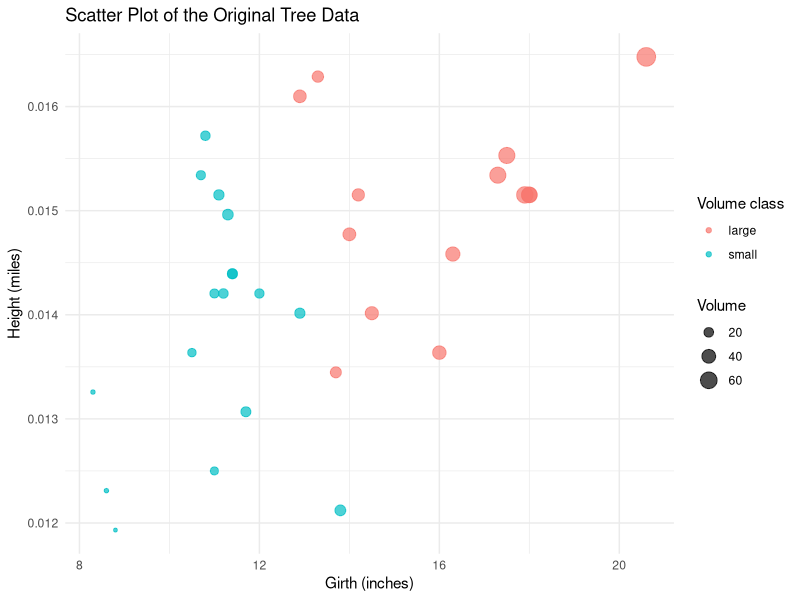
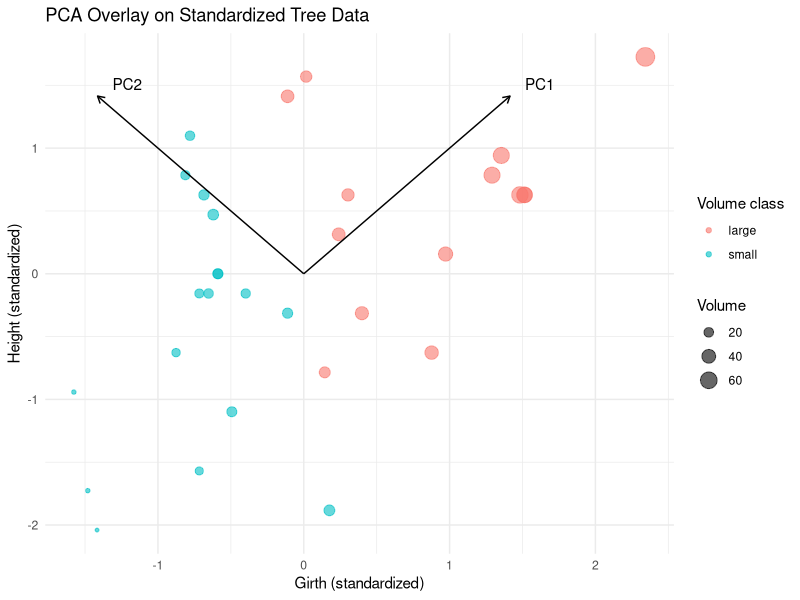
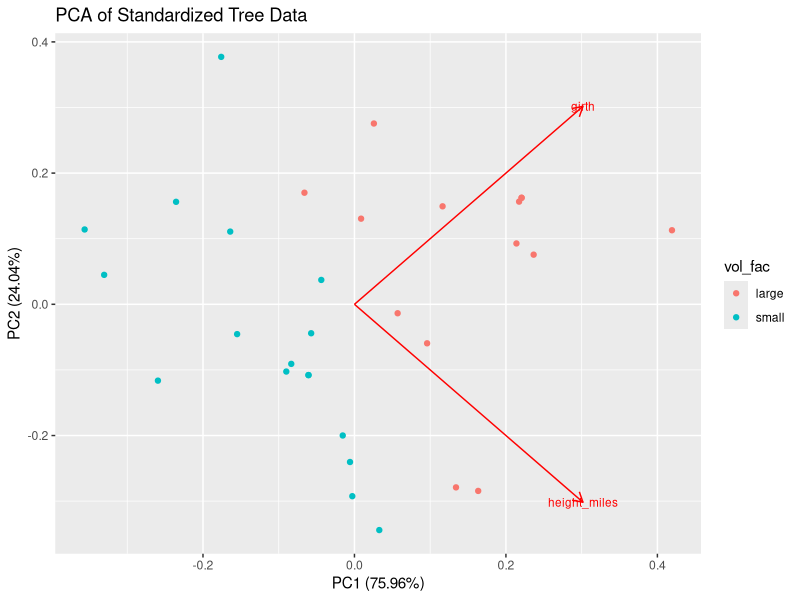

Recreate these plots in R, in order.
## ---- chunk 1
knitr::opts_chunk$set(echo = TRUE)
# Load necessary libraries
library(dplyr)
library(ggplot2)
if (!require("ggfortify")) install.packages("ggfortify")
library(ggfortify)  # For using autoplot with PCA
# Load data
data(trees)

# Add a factor column for volume class
trees$vol_fac <- factor(ifelse(trees$Volume > 25, "large", "small"))
trees$height_miles <- trees$Height / 5280
ggplot(trees, aes(x = Girth, y = height_miles, color = vol_fac, size = Volume)) +
  geom_point(alpha = 0.7) +
  labs(
    title = "Scatter Plot of the Original Tree Data",
    x = "Girth (inches)",
    y = "Height (miles)",
    color = "Volume class",
    size = "Volume"
  ) +
  theme_minimal()
# Create matrix and standardize
tree_mx <- cbind("height_miles" = trees$height_miles, "girth" = trees$Girth)
trees_scaled <- scale(tree_mx)

# Perform PCA on standardized data
tree_pca_scaled <- prcomp(tree_mx, center = TRUE, scale. = TRUE)
summary(tree_pca_scaled)
# Prepare segments for PC1 and PC2
pc1 <- tree_pca_scaled$rotation[, 1]
pc2 <- tree_pca_scaled$rotation[, 2]

segments_df <- data.frame(
  x1 = c(0, 0), y1 = c(0, 0),
  x2 = c(pc1[1] * 2, pc2[1] * 2),  
  y2 = c(pc1[2] * 2, pc2[2] * 2),  
  segment = c("PC1", "PC2")
)

# Plot with PCA components
ggplot(as.data.frame(trees_scaled), aes(x = girth, y = height_miles)) +
  geom_point(aes(size = trees$Volume, color = trees$vol_fac), alpha = 0.6) +
  geom_segment(data = segments_df, aes(x = x1, y = y1, xend = x2, yend = y2),
               arrow = arrow(length = unit(0.2, "cm")), color = "black") +
  geom_text(data = segments_df, aes(x = x2, y = y2, label = segment), vjust = -0.5, hjust = -0.5, color = "black") +
  labs(
    x = "Girth (standardized)", y = "Height (standardized)",
    color = "Volume class", size = "Volume",
    title = "PCA Overlay on Standardized Tree Data"
  ) +
  theme_minimal()
autoplot(tree_pca_scaled, data = trees, colour = "vol_fac",
         loadings = TRUE, loadings.label = TRUE, loadings.label.size = 3) +
  labs(title = "PCA of Standardized Tree Data")
